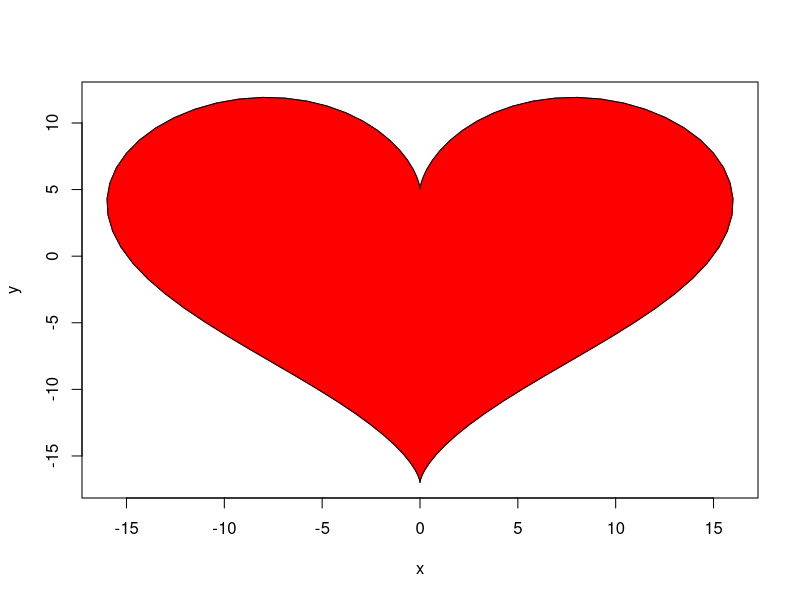

Reproduce this figure in R.
t <- seq(-pi, pi, length=100)
x <- 16*sin(t)^3
y <- 13*cos(t)-5*cos(2*t)-2*cos(3*t)-cos(4*t)
plot(x,y, type="l", col = "red")
polygon(x, y, col = "red")